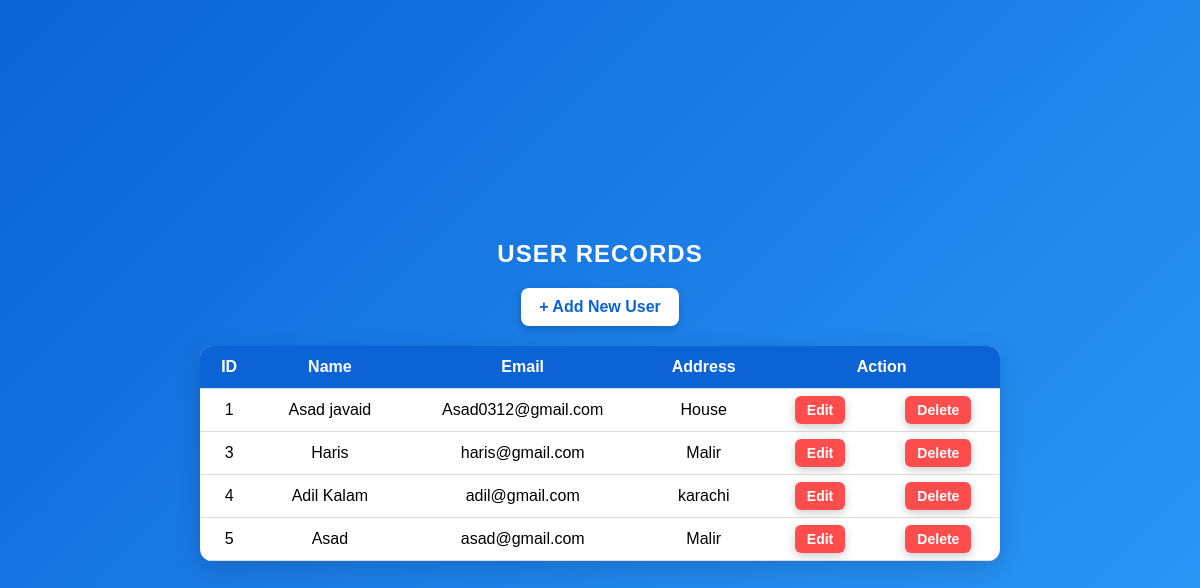
/open.php, run on the app's committed database.
### tables this page shows
CREATE TABLE `user` (
  `id` int(11) NOT NULL,
  `name` varchar(50) NOT NULL,
  `course` varchar(50) NOT NULL,
  `email` varchar(50) NOT NULL,
  `address` varchar(100) NOT NULL
);

### open.php (the view, shortened to what this page needs)
<!DOCTYPE html>
<html lang="en">
<head>
</head>
<body>
    <h2>User Records</h2>
    <a href="./insert.php">+ Add New User</a>
    <table>
        <thead>
            <tr>
                <th>ID</th>
                <th>Name</th>
                <th>Email</th>
                <th>Address</th>
                <th colspan="2">Action</th>
            </tr>
        </thead>
        <tbody>
            <?php
            include "./db1.php";
            $query = "SELECT * FROM `user`";
            $result = mysqli_query($connection, $query);
            foreach ($result as $row) {
                echo "<tr>";
                echo "<td>{$row['id']}</td>";
                echo "<td>{$row['name']}</td>";
                echo "<td>{$row['email']}</td>";
                echo "<td>{$row['address']}</td>";
                echo "<td><a href='edit.php?id={$row['id']}&name={$row['name']}&email={$row['email']}&address={$row['address']}'>Edit</a></td>";
                echo "<td><a href='delete.php?id={$row['id']}'>Delete</a></td>";
                echo "</tr>";
            }
            ?>
        </tbody>
    </table>
</body>
</html>

### open.php (style rules this page uses)
* { margin: 0; padding: 0; box-sizing: border-box; font-family: "Poppins", sans-serif; }
body { background: linear-gradient(135deg, #0b63d6, #2d9cfa); min-height: 100vh; display: flex; flex-direction: column; align-items: center; justify-content: center; padding: 20px; }
h2 { color: white; margin-bottom: 20px; text-transform: uppercase; letter-spacing: 1px; }
a { text-decoration: none; background: white; color: #0b63d6; padding: 10px 18px; border-radius: 8px; font-weight: 600; box-shadow: 0 3px 10px rgba(0, 0, 0, 0.2); transition: 0.3s; }
table { margin-top: 20px; border-collapse: collapse; width: 90%; max-width: 800px; background: white; border-radius: 12px; overflow: hidden; box-shadow: 0 8px 25px rgba(0, 0, 0, 0.15); }
thead { background-color: #0b63d6; color: white; text-align: left; }
th, td { padding: 12px 15px; border-bottom: 1px solid #ddd; text-align: center; }
td a { text-decoration: none; padding: 6px 12px; border-radius: 6px; font-size: 14px; transition: 0.3s; }
td a:first-child { background: #2d9cfa; color: white; }
td a:last-child { background: #ff4d4d; color: white; margin-left: 5px; }

### data on the page
user: id "1", name "Asad javaid", email "Asad0312@gmail.com", address "House"
user: id "3", name "Haris", email "haris@gmail.com", address "Malir"
user: id "4", name "Adil Kalam", email "adil@gmail.com", address "karachi"
user: id "5", name "Asad", email "asad@gmail.com", address "Malir"
